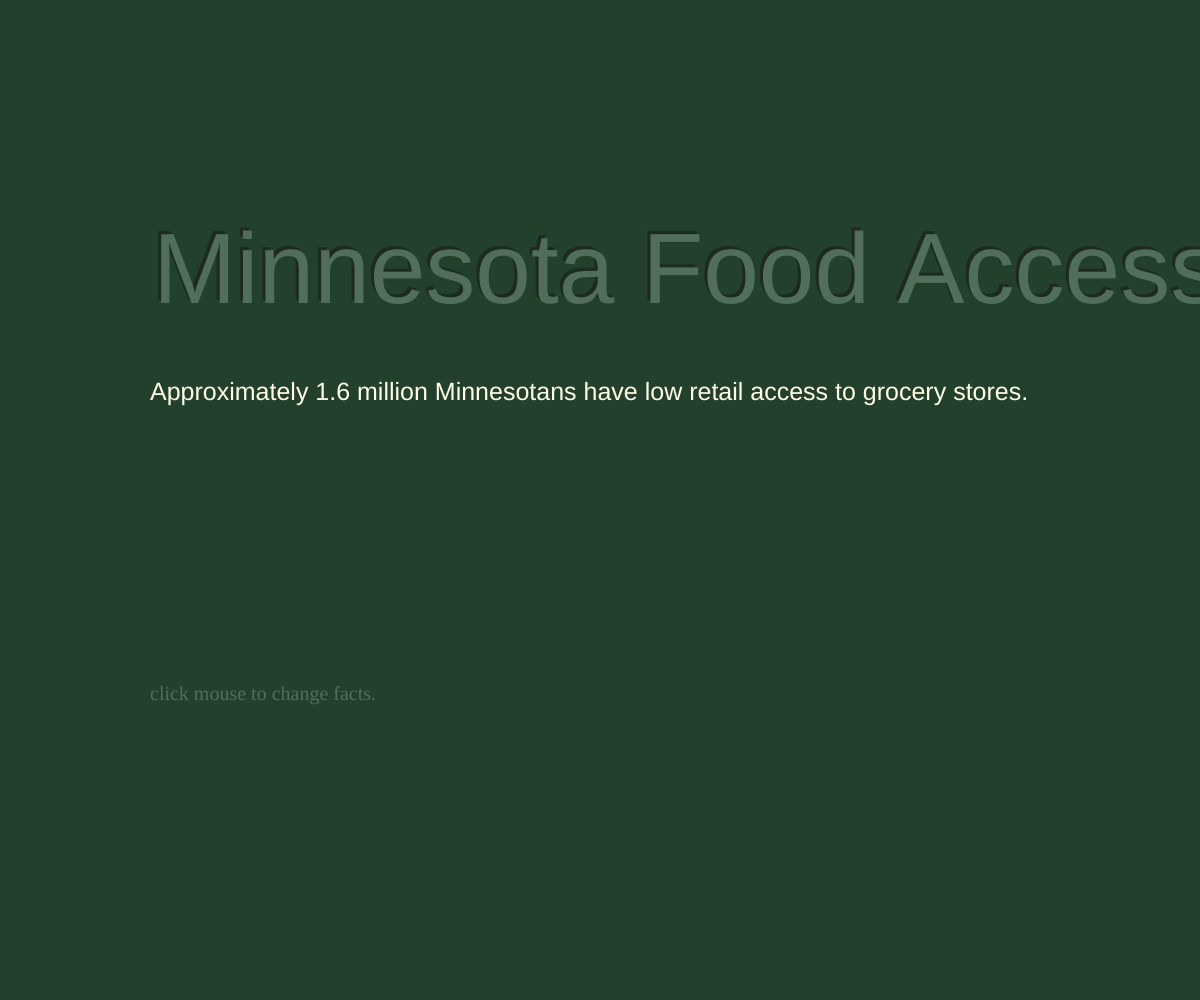
Frame 1 (no input)
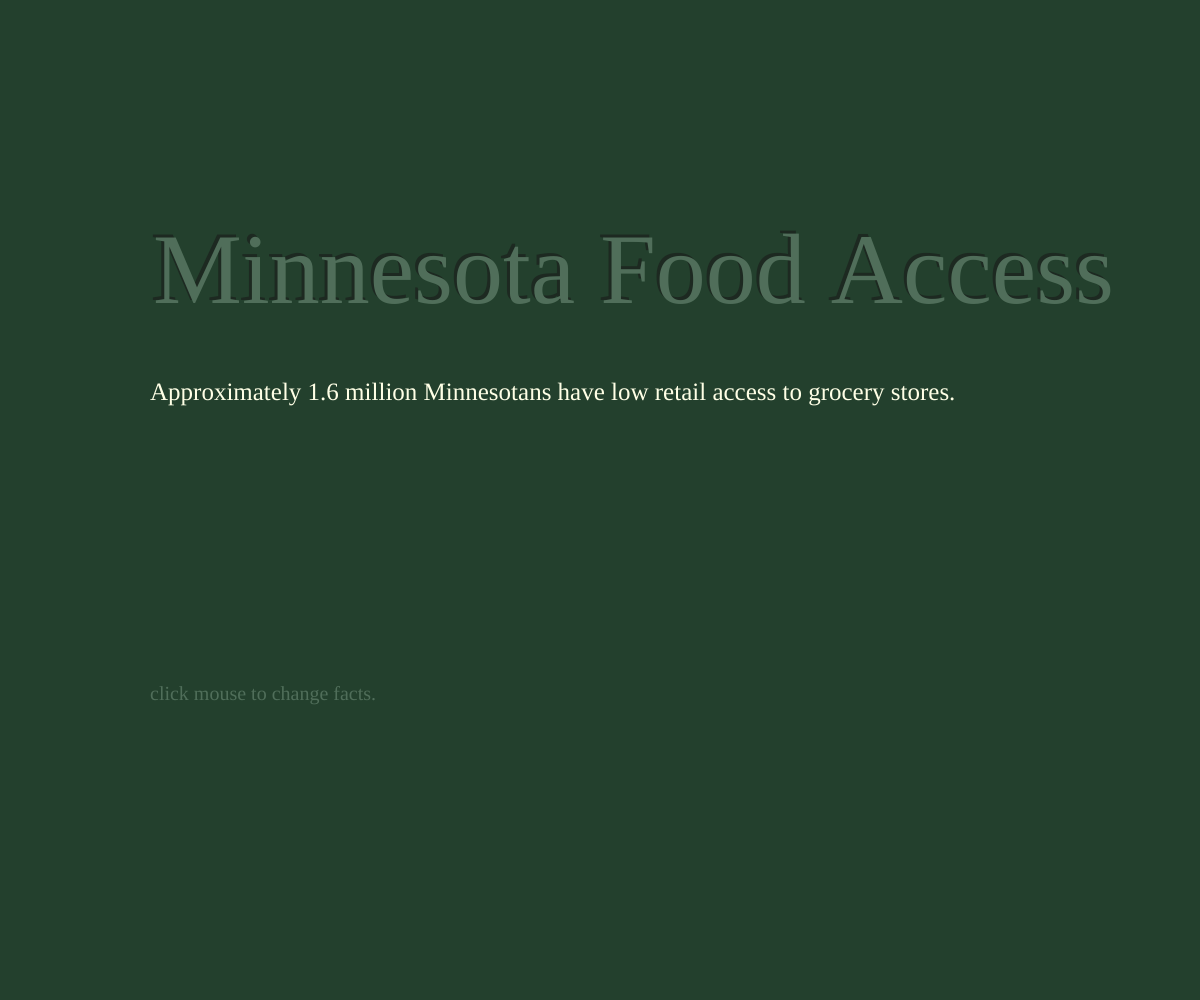
Frame 60 (no input)
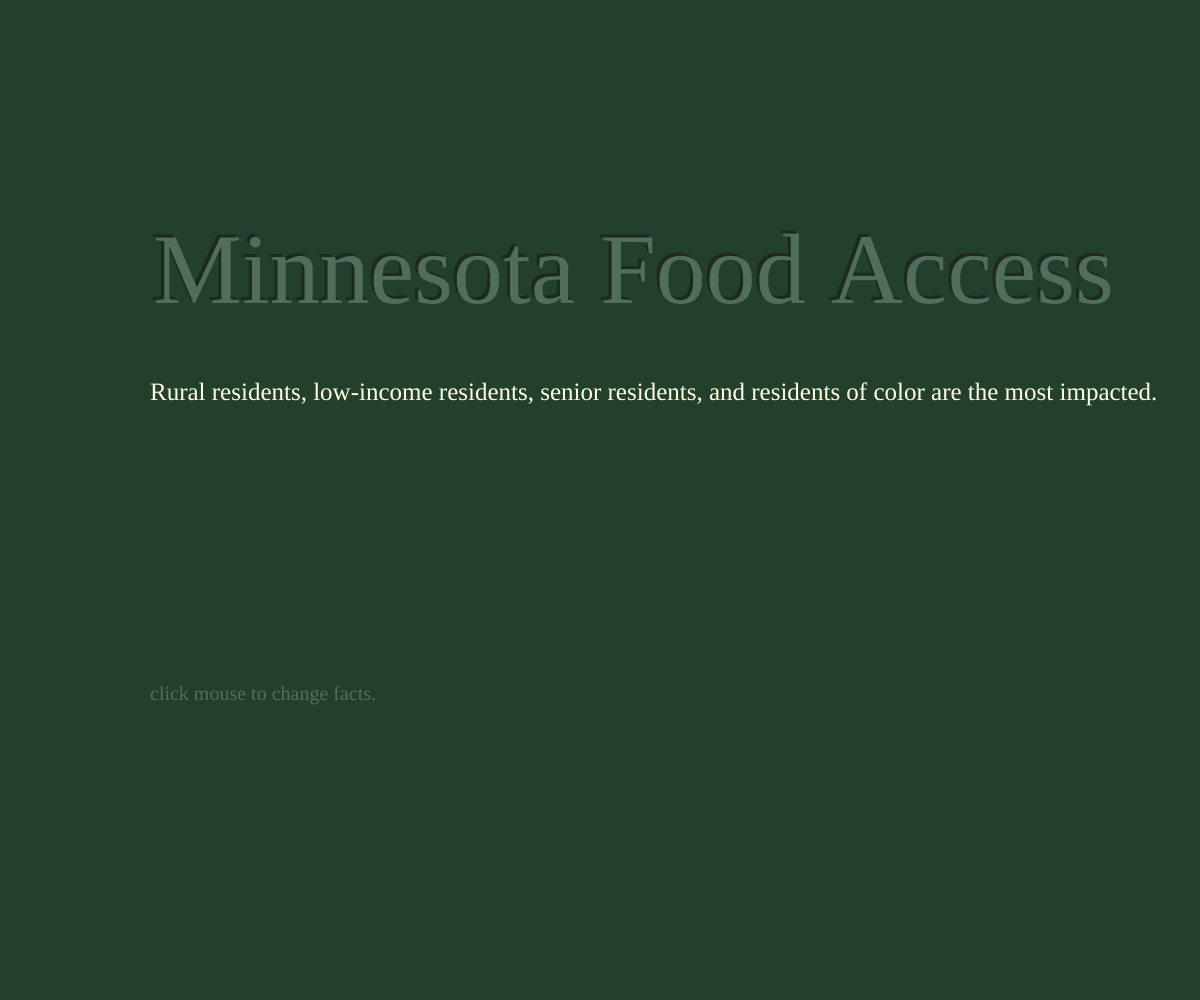
Frame 120 (the mouse pressed at the canvas centre since frame 60)

The p5.js sketch that drew these frames (run headless with seeded random() and noise() and a simulated clock; from frame 60 on, the mouse is pressed at the canvas centre):

// p5.js sketch
// ── sketch.js
var words = ["Approximately 1.6 million Minnesotans have low retail access to grocery stores.", 
"Minnesota’s total share of residents with low retail access ranks among the ten highest in the U.S.", 
"Both price and distance create barriers to healthy food access, but price constitutes a more significant barrier.", 
"An estimated 341,000 Minnesotans face both income and distance barriers to purchasing healthy food.", 
"Rural residents, low-income residents, senior residents, and residents of color are the most impacted.", 
"Counties in rural Minnesota have a disproportionate number of food deserts relative to their total population and geographic area."];

var index = 0;

function setup() {
  createCanvas(windowWidth, windowHeight);
  
}

function draw() {

  background('rgb(35, 64, 45)');

  fill('rgb(255, 255,230)');
  textSize(25);
  text(words[index], 150, 400);
  
  textSize(100);
  fill('rgb(29, 41, 33)');
  text('Minnesota Food Access', 150 , 300);
  fill('rgb(80, 110, 90)');
  text('Minnesota Food Access', 153, 303);

  textFont('Oswald');
  textSize(20);
  fill('rgb(80, 110, 90)');
  text('click mouse to change facts.', 150 , 700);
  
  
}

function mousePressed() {
  index = floor(random(words.length));
  
  console.log(index);

  if (index == words.length) {
    index = 0;
  }
}
